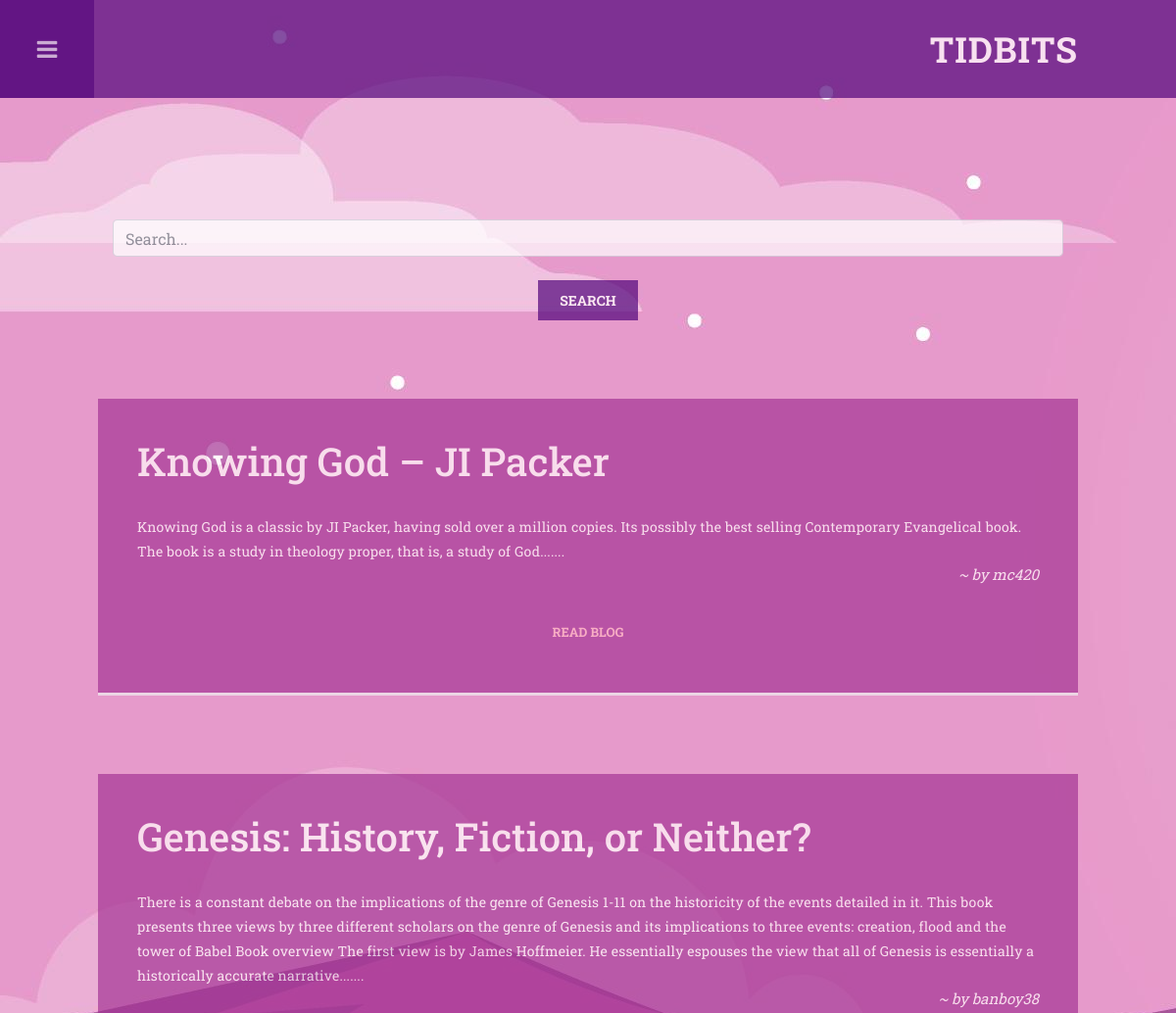
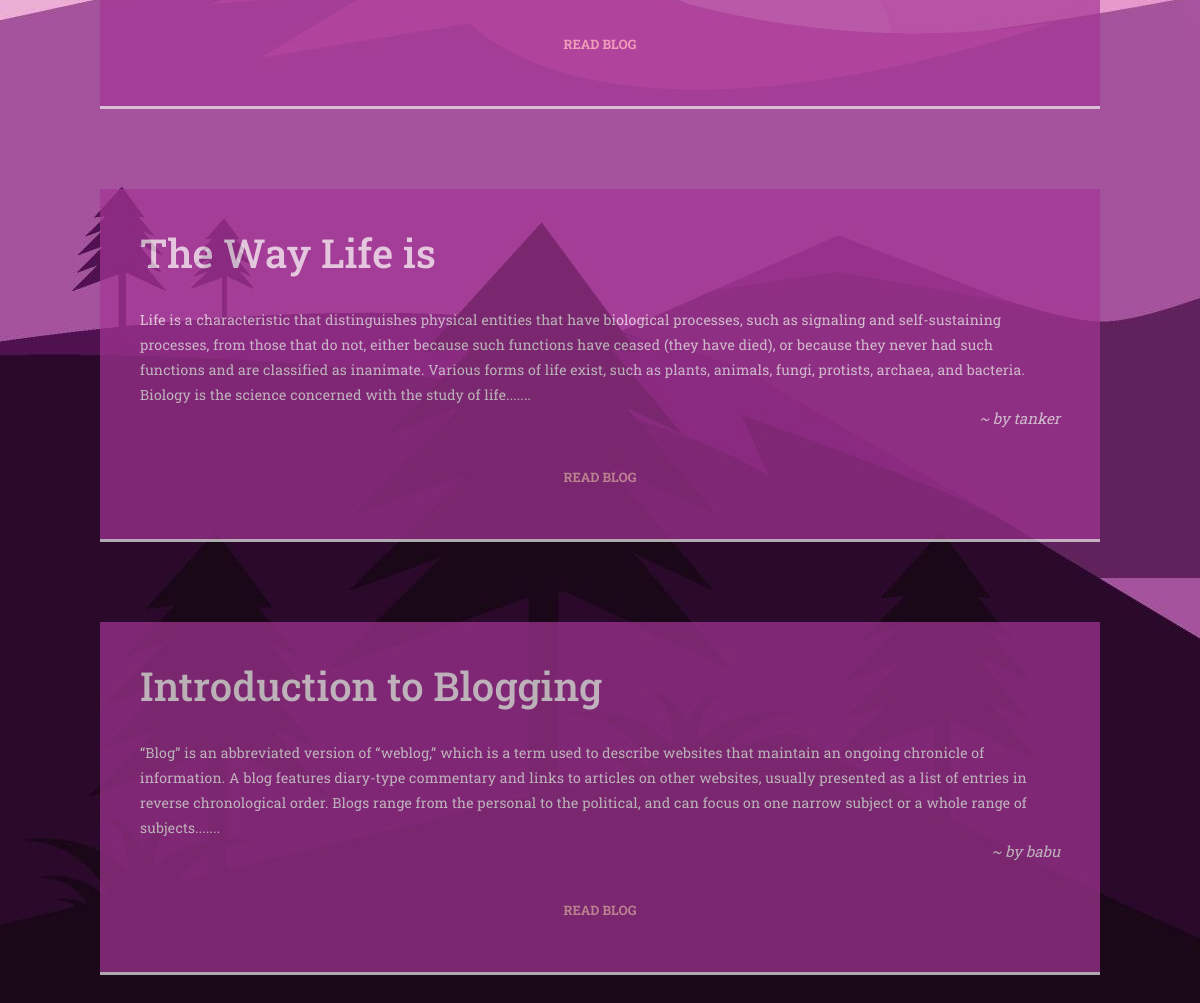
Screenshot of /search.php with the database file from the repository (2 pictures, top to bottom).
### tables this page shows
CREATE TABLE `content` (
  `id` int NOT NULL AUTO_INCREMENT,
  `user` varchar(255) DEFAULT NULL,
  `email` varchar(255) DEFAULT NULL,
  `blog` longblob,
  `heading` varchar(255) DEFAULT NULL,
  PRIMARY KEY (`id`)
);

### search.php (the view, shortened to what this page needs)
<?php
    include "connection.php";
    $sql = "select * from content where heading like '%{$_GET['search']}%';";
    $result = mysqli_query($conn, $sql);
     ?>
<!DOCTYPE html>
<html lang="en">
<head>
    <link href="vendor/bootstrap/css/bootstrap.min.css" rel="stylesheet">
    <link rel="stylesheet" href="assets/css/fontawesome.css">
    <link rel="stylesheet" href="assets/css/templatemo-style.css">
    <link rel="stylesheet" href="assets/css/owl.css">
</head>
<body class="is-preload" style="background-image: url(mountain.jpg);background-attachment: fixed;">
    <div id="wrapper">
        <div id="main">
            <div class="inner"  style="opacity:0.7;">
                <header id="header">
                    <div class="logo">
                        <a href="index.php">TIDBITS</a>
                    </div>
                </header>
                <br>
                    <div class="col-md-12">
                        <form method="get" style="text-align:center" action="/search.php">
                            <input type="text" name="search" class="form-control"  placeholder="Search..." /><br />
                            <button style="background-color:#52057b;color:snow" class="inner">Search</button>
                        </form>
                    </div>
                <?php while($row = mysqli_fetch_object($result)){
                ?>
                        <section class="simple-post" style="background-color:rgb(164, 54, 149);padding:40px;opacity:1;">
                            <div class="container-fluid">
                                <div class="row">
                                    <div class="col-md-12">
                                        <div class="down-content">
                                            <h1 style="color:snow"><?php echo $row->heading; ?></h1>
                                            <p style="color:snow">
                                            <?php
                                                               $arr = explode(".",$row->blog);
                                                               $size = sizeof($arr);
                                                               for($i = 0 ; $i<($size-3); $i++)
                                                               {
                                                                   array_pop($arr);
                                                               }
                                                               echo implode(".", $arr);
                                                               echo ".......";
                                                ?>
                                            </p>
                                            <div style="color:snow;text-align:right;font-size:15px">
                                              <i> ~ by <?php echo $row->user ?> </i>
                                            </div>
                                            <br />
                                                <form style="text-align:center" method="get" action="/display.php">
                                                    <button style="border-color:transparent;margin:0px;padding:10px;"><a style="font-size:13px;color:lightpink;">read blog</a></button>
                                                </form>
                                        </div>
                                    </div>
                                </div>
                            </div>
                        </section>
                <?php }
                ?>
                </div>
            </div>
        </div>
</body>
</html>

### assets/css/templatemo-style.css (style rules this page uses)
body { font-family: 'Roboto Slab', sans-serif; }
input, select, textarea { outline: none; }
p { font-size: 14px; line-height: 25px; color: #7a7a7a; letter-spacing: 0.2px; }
.primary-button a, button { font-size: 14px; font-weight: 700; text-transform: uppercase; background-color: transparent; display: inline-block; padding: 8px 20px; color: #52057b; border: 2px solid #52057b; transition: all 0.5s; }
section { border-bottom: 3px solid #eee; padding-bottom: 100px; }
#wrapper { display: -moz-flex; display: -webkit-flex; display: -ms-flex; display: flex; -moz-flex-direction: row-reverse; -webkit-flex-direction: row-reverse; -ms-flex-direction: row-reverse; flex-direction: row-reverse; min-height: 100vh; }
#main { -moz-flex-grow: 1; -webkit-flex-grow: 1; -ms-flex-grow: 1; flex-grow: 1; -moz-flex-shrink: 1; -webkit-flex-shrink: 1; -ms-flex-shrink: 1; flex-shrink: 1; width: 100%; }
#main>.inner { padding: 100px; }
.simple-post { margin-top: 80px; }
.simple-post .container-fluid { padding-left: 0px; padding-right: 0px; }
.simple-post p { margin-top: 30px; margin-bottom: 0px; }
#header { display: -moz-flex; display: -webkit-flex; display: -ms-flex; display: flex; position: relative; background-color: #52057b; margin: -100px -100px 100px -100px; }
#header .logo { text-align: right; display: inline-block; width: 100%; height: 100px; line-height: 100px; }
#header .logo a { font-size: 36px; text-transform: uppercase; letter-spacing: 1px; color: #fff; font-weight: 700; margin-right: 100px; }

### rows the page displays
content: heading "Knowing God – JI Packer", arr "Knowing God is a classic by JI Packer, having sold over a million copies. Its possibly the best selling Contemporary Evangelical book. The book is a study in theology proper, that is, a study of God", user "mc420"
content: heading "Genesis: History, Fiction, or Neither?", arr "There is a constant debate on the implications of the genre of Genesis 1-11 on the historicity of the events detailed in it. This book presents three views by three different scholars on the genre of Genesis and its implications to three events: creation, flood and the tower of Babel Book overview The first view is by James Hoffmeier. He essentially espouses the view that all of Genesis is essentially a historically accurate narrative", user "banboy38"
content: heading "The Way Life is", arr "Life is a characteristic that distinguishes physical entities that have biological processes, such as signaling and self-sustaining processes, from those that do not, either because such functions have ceased (they have died), or because they never had such functions and are classified as inanimate. Various forms of life exist, such as plants, animals, fungi, protists, archaea, and bacteria. Biology is the science concerned with the study of life", user "tanker"
content: heading "Introduction to Blogging", arr "“Blog” is an abbreviated version of “weblog,” which is a term used to describe websites that maintain an ongoing chronicle of information. A blog features diary-type commentary and links to articles on other websites, usually presented as a list of entries in reverse chronological order. Blogs range from the personal to the political, and can focus on one narrow subject or a whole range of subjects", user "babu"
